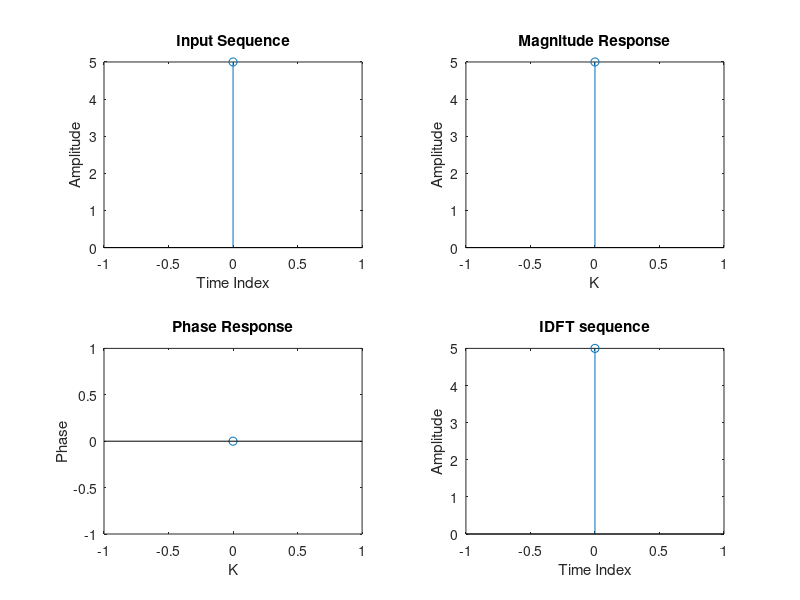

The MATLAB script that drew this image:
clc;
close all;
clear all;
xn=input('Enter the sequence x(n):'); 
ln=length(xn); 
xk=zeros(1,ln); 
ixk=zeros(1,ln); 

for k=0:ln-1
for n=0:ln-1
 xk(k+1)=xk(k+1)+(xn(n+1)*exp((i)*2*pi*k*n/ln));
end
end

magnitude=abs(xk); 
t=0:ln-1;
subplot(2,2,1);
stem(t,xn);
ylabel ('Amplitude');
xlabel ('Time Index');
title('Input Sequence');

t=0:ln-1;
subplot(2,2,2);
stem(t,magnitude);
ylabel ('Amplitude');
xlabel ('K');
title('Magnitude Response');
phase=angle(xk); 

t=0:ln-1;
subplot(2,2,3);
stem(t,phase);
ylabel ('Phase');
xlabel ('K');
title ('Phase Response');

for n=0:ln-1
for k=0:ln-1
 ixk(n+1)=ixk(n+1)+1/ln * (xk(k+1)*exp(i*2*pi*k*n/ln));
end
end

t=0:ln-1;
subplot(2,2,4);
stem(t,ixk);
ylabel ('Amplitude');
xlabel ('Time Index');
title ('IDFT sequence');
